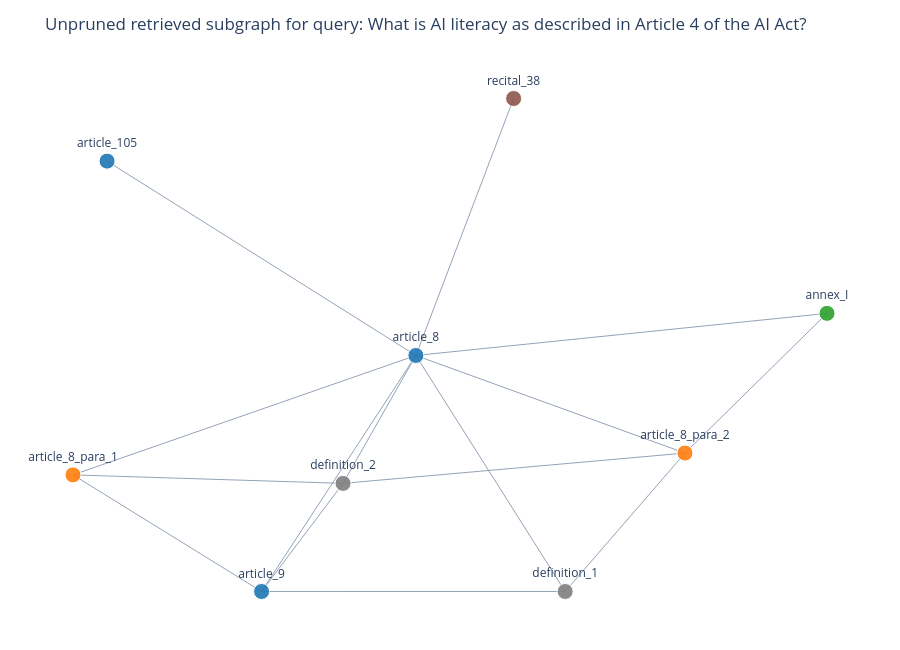

The notebook cell this image was saved under:
### Code cell
qwen_retrieval["figure"]

### Figure 1 — Plotly figure (JSON) as saved in the notebook; plotly's stock layout.template omitted (floating-point values rounded to 4 significant figures)
{"data": [{"hoverinfo": "none", "line": {"color": "#94a3b8", "width": 1}, "mode": "lines", "type": "scatter", "x": [-0.629, -0.01078, null, 0.1849, -0.01078, null, -0.01078, -0.6972, null, -0.01078, 0.5279, null, -0.01078, -0.3196, null, -0.01078, 0.8123, null, -0.01078, 0.2881, null, -0.01078, -0.1566, null, -0.1566, -0.3196, null, -0.1566, -0.6972, null, -0.1566, 0.5279, null, -0.3196, -0.6972, null, -0.3196, 0.2881, null, 0.8123, 0.5279, null, 0.2881, 0.5279, null], "y": [0.7862, 0.1227, null, 1, 0.1227, null, 0.1227, -0.285, null, 0.1227, -0.2104, null, 0.1227, -0.683, null, 0.1227, 0.2665, null, 0.1227, -0.683, null, 0.1227, -0.314, null, -0.314, -0.683, null, -0.314, -0.285, null, -0.314, -0.2104, null, -0.683, -0.285, null, -0.683, -0.683, null, 0.2665, -0.2104, null, -0.683, -0.2104, null]}, {"hoverinfo": "text", "hovertext": ["node_id=article_105<br>type=article<br>degree=1<br>similarity=nan<br>prize=0.00", "node_id=recital_38<br>type=recital<br>degree=1<br>similarity=nan<br>prize=0.00", "node_id=article_8<br>type=article<br>degree=8<br>similarity=nan<br>prize=0.00", "node_id=definition_2<br>type=definition<br>degree=4<br>similarity=nan<br>prize=0.00", "node_id=article_9<br>type=article<br>degree=4<br>similarity=nan<br>prize=0.00", "node_id=annex_I<br>type=annex<br>degree=2<br>similarity=nan<br>prize=0.00", "node_id=definition_1<br>type=definition<br>degree=3<br>similarity=nan<br>prize=0.00", "node_id=article_8_para_2<br>type=paragraph<br>degree=4<br>similarity=nan<br>prize=0.00", "node_id=article_8_para_1<br>type=paragraph<br>degree=3<br>similarity=nan<br>prize=0.00"], "marker": {"color": ["#1f77b4", "#8c564b", "#1f77b4", "#7f7f7f", "#1f77b4", "#2ca02c", "#7f7f7f", "#ff7f0e", "#ff7f0e"], "line": {"color": "#ffffff", "width": 1}, "opacity": 0.9, "size": [16, 16, 16, 16, 16, 16, 16, 16, 16]}, "mode": "markers+text", "text": ["article_105", "recital_38", "article_8", "definition_2", "article_9", "annex_I", "definition_1", "article_8_para_2", "article_8_para_1"], "textposition": "top center", "type": "scatter", "x": [-0.629, 0.1849, -0.01078, -0.1566, -0.3196, 0.8123, 0.2881, 0.5279, -0.6972], "y": [0.7862, 1, 0.1227, -0.314, -0.683, 0.2665, -0.683, -0.2104, -0.285]}], "layout": {"height": 650, "margin": {"b": 20, "l": 20, "r": 20, "t": 60}, "showlegend": false, "title": {"text": "Unpruned retrieved subgraph for query: What is AI literacy as described in Article 4 of the AI Act?"}, "xaxis": {"showgrid": false, "showticklabels": false, "zeroline": false}, "yaxis": {"showgrid": false, "showticklabels": false, "zeroline": false}}}
